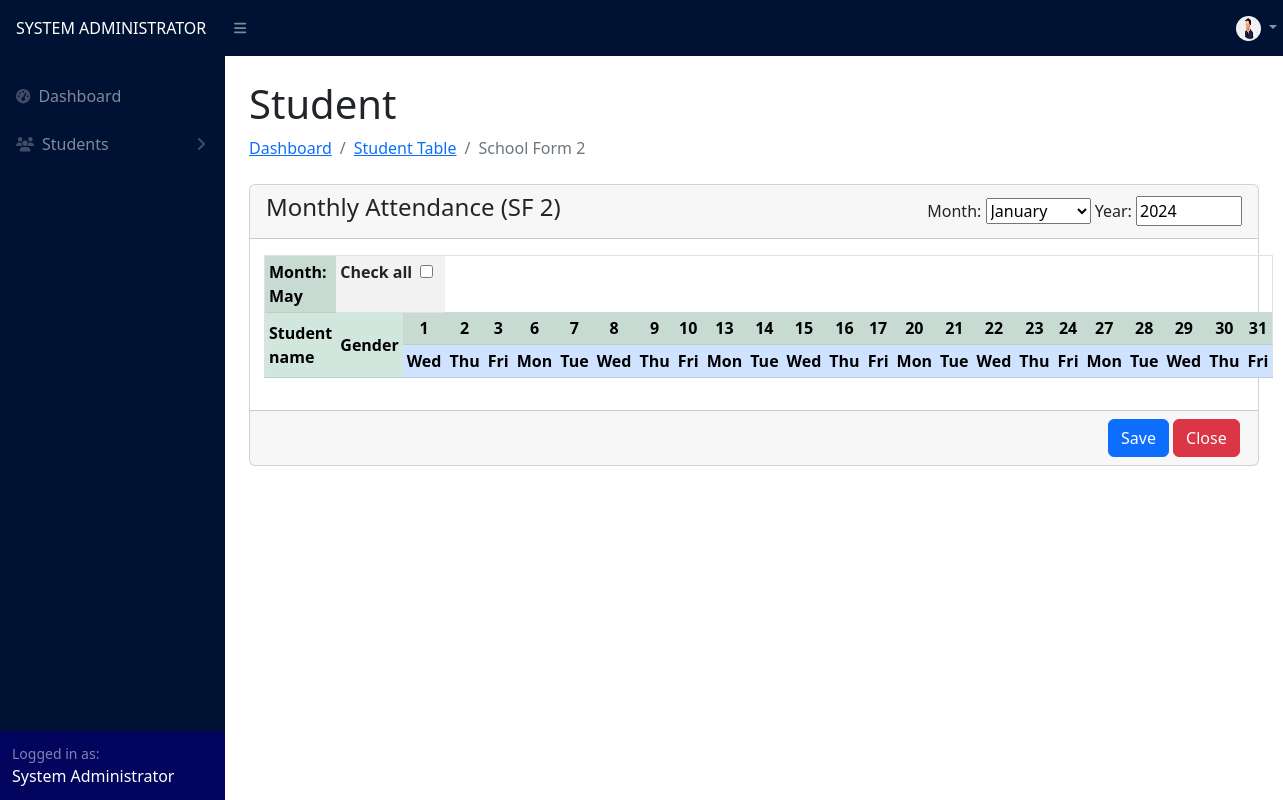
Screenshot of /adviser/sf2.php (signed in) with the database file from the repository.
### tables this page shows
CREATE TABLE `user` (
  `id` int(11) NOT NULL,
  `username` varchar(255) NOT NULL,
  `password` varchar(255) NOT NULL,
  `password2` varchar(255) NOT NULL,
  `name` varchar(255) NOT NULL,
  `user_type` varchar(255) NOT NULL,
  `section` varchar(255) NOT NULL,
  `status` varchar(255) NOT NULL,
  `profile_picture` varchar(50) NOT NULL
);

CREATE TABLE `schoolstart` (
  `id` int(11) NOT NULL,
  `month` int(11) NOT NULL,
  `year` int(11) NOT NULL,
  `start_date` int(11) NOT NULL,
  `end_date` int(11) NOT NULL
);

### adviser/sf2.php (the view, shortened to what this page needs)
<?php
include("../config.php");
?>
<!DOCTYPE html>
<html lang="en">
<head>
    <link href="https://cdn.jsdelivr.net/npm/simple-datatables@7.1.2/dist/style.min.css" rel="stylesheet" />
    <link href="../css/styles.css" rel="stylesheet" />
</head>
<body class="sb-nav-fixed">
    <?php include("navigation.php") ?>
    <div id="layoutSidenav_content">
        <main>
            <div class="container-fluid px-4">
                <div class="d-flex justify-content-between align-items-end">
                    <div>
                        <h1 class="mt-4">Student</h1>
                        <ol class="breadcrumb mb-4">
                            <li class="breadcrumb-item"><a href="dashboard.php">Dashboard</a></li>
                            <li class="breadcrumb-item"><a href="student_table.php">Student Table</a></li>
                            <li class="breadcrumb-item active">School Form 2</li>
                        </ol>
                    </div>
                </div>
                <form action="" method="POST" class="needs-validation" novalidate>
                    <div class="card mb-5">
                        <div class="card-header d-flex justify-content-between align-items-center">
                            <h4>Monthly Attendance (SF 2)</h4>
                            <div>
                                <form id="printForm" action="sf2PDF.php" method="GET" target="_blank">
                                    <label for="selected_month">Month:</label>
                                    <select name="selected_month" id="selected_month">
                                        <option value="1">January</option>
                                    </select>
                                    <label for="selected_year">Year:</label>
                                    <input type="number" name="selected_year" id="selected_year" min="2020" max="2100" value="<?php echo date('Y'); ?>">
                                </form>
                            </div>
                        </div>
                        <div class="card-body row g-1">
                            <?php
                            $currentMonth = date('m');
                            $currentYear = date('Y');
                            $daysInMonth = cal_days_in_month(CAL_GREGORIAN, $currentMonth, $currentYear);
                            $weekdays = 0;
                            $weekendDays = 0;
                            for ($i = 1; $i <= $daysInMonth; $i++) {
                                $day = date('D', strtotime($currentYear . '-' . $currentMonth . '-' . $i));
                                if ($day == 'Sat' || $day == 'Sun') {
                                    $weekendDays++;
                                } else {
                                    $weekdays++;
                                }
                            }
                            echo '<table class="table table-sm border table-striped table-hover">';
                            echo '<tr>';
                            echo '<td class="fw-bold table-success">Month: ' . date('F', strtotime('2023-' . $currentMonth . '-01')) . '</td>';
                            echo '<td colspan="2">
                                    <div>
                                        <label for="checkAll" class="fw-bold">Check all</label>
                                        <input type="checkbox" id="checkAll" onchange="checkAllCheckboxes(this)" class="ms-1">
                                    </div>
                                 </td>';
                            echo '</tr>';
                            echo '<tr>';
                            echo '<th rowspan="3" style="vertical-align:middle;" class="table-success">Student name</th><th rowspan="3" style="vertical-align:middle;" class="table-success">Gender</th>';
                            echo '</tr>';
                            echo '<tr>';
                            $start = "SELECT * FROM schoolstart WHERE month = '$currentMonth' AND year = '$currentYear'";
                            $startResult = $conn->query($start);
                            $startRow = $startResult->fetch_assoc();
                            if ($startResult->num_rows > 0) {
                                $start_date = $startRow['start_date'];
                                $end_date = $startRow['end_date'];
                            } else {
                                $start_date = 0;
                                $end_date = 0;
                            }
                            for ($i = $start_date; $i <= $end_date; $i++) {
                                $day = date('D', strtotime($currentYear . '-' . $currentMonth . '-' . $i));
                                if ($day == 'Sat' || $day == 'Sun') {
                                    continue;
                                } else {
                                    echo '<th style="text-align:center" class="table-success">' . $i . '</th>';
                                }
                            }
                            echo '</tr>';
                            echo '<tr>';
                            for ($i = $start_date; $i <= $end_date; $i++) {
                                $day = date('D', strtotime($currentYear . '-' . $currentMonth . '-' . $i));
                                if ($day == 'Sat' || $day == 'Sun') {
                                    $weekdays++;
                                } else {
                                    echo '<th class="table-primary">' . $day . '</th>';
                                }
                            }
                            echo '</tr>';
                            echo '</table>';
                            ?>
                        </div>
                        <div class="card-footer pe-0">
                            <div class="ms-auto" style="width: 150px;">
                                <button type="submit" class="btn btn-primary" name="add_student">Save</button>
                                <a href="student_table.php" type="button" class="btn btn-danger">Close</a>
                            </div>
                        </div>
                    </div>
                </form>
            </div>
        </main>
    </div>
</body>
</html>

### adviser/navigation.php (shortened to what this page needs)
<nav class="sb-topnav navbar navbar-expand navbar-dark" style="background-color: #001233;">
    <a class=" navbar-brand ps-3 text-uppercase fs-6" href="dashboard.php">
        <?php
        if ($_SESSION['user_type'] == 'Adviser') {
            echo "ClASS ADVISER";
        } else {
            echo $_SESSION['user_type'];
        }
        ?>
    </a>
    <button class="btn btn-link btn-sm order-1 order-lg-0 me-4 me-lg-0" id="sidebarToggle" href="#!"><i class="fas fa-bars"></i></button>
    <div class="ms-auto me-0" style="width: 55px;">
        <ul class="navbar-nav ms-auto ms-md-0 me-3 me-lg-4">
            <li class="nav-item dropdown">
                <a class="nav-link dropdown-toggle" id="navbarDropdown" href="#" role="button" data-bs-toggle="dropdown" aria-expanded="false">
                    <?php
                    $profile_id = $_SESSION['id'];
                    $profilePic = "SELECT `profile_picture` FROM `user` WHERE id = '$profile_id'";
                    $profilePicResult = $conn->query($profilePic);
                    $profilePicRow = $profilePicResult->fetch_assoc();
                    $profilePicImage = $profilePicRow['profile_picture'];
                    if ($profilePicRow['profile_picture'] != '') { ?>
                        <img src="../profile_pic/<?php echo $profilePicImage ?>" style="border-radius: 100px; margin-right: 0;" width="25px" height="25px">
                    <?php } else { ?>
                        <img src="../profile_pic/default_profile.jpg" style="border-radius: 100px; margin-right: 0;" width="25px" height="25px">
                    <?php }
                    ?>
                </a>
            </li>
        </ul>
    </div>
</nav>
<div id="layoutSidenav">
    <div id="layoutSidenav_nav">
        <nav class="sb-sidenav accordion sb-sidenav-dark" id="sidenavAccordion" style="background-color: #001233;">
            <div class=" sb-sidenav-menu">
                <div class="nav mt-3">
                    <a class="nav-link" href="dashboard.php">
                        <div class="sb-nav-link-icon"><i class="fas fa-tachometer-alt"></i></div>
                        Dashboard
                    </a>
                    <a class="nav-link collapsed" href="#" data-bs-toggle="collapse" data-bs-target="#collapsePages" aria-expanded="false" aria-controls="collapsePages">
                        <div class="sb-nav-link-icon"><i class="fa-solid fa-users"></i></div>
                        Students
                        <div class="sb-sidenav-collapse-arrow"><i class="fas fa-angle-down"></i></div>
                    </a>
                </div>
            </div>
            <div class="sb-sidenav-footer" style="background: #03045e;">
                <div class="small">Logged in as:</div>
                <span class="text-capitalize text-white"><?php echo $_SESSION['name'] ?></span>
            </div>
        </nav>
    </div>

### rows the page displays
user: profile_picture (picture)
schoolstart: start_date "Wed"

### other values shown
$_SESSION['user_type'] "SYSTEM ADMINISTRATOR"
$_SESSION['name'] "System Administrator"
$day "Thu"
$day "Fri"
$day "Mon"
$day "Tue"
$day "Wed"
